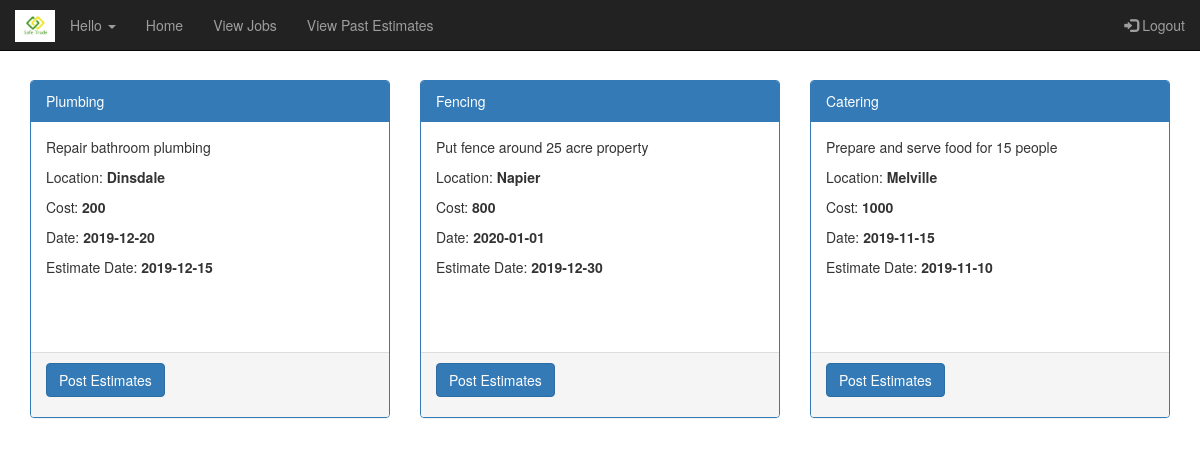
Page /viewJobs.php on the earlier database version.
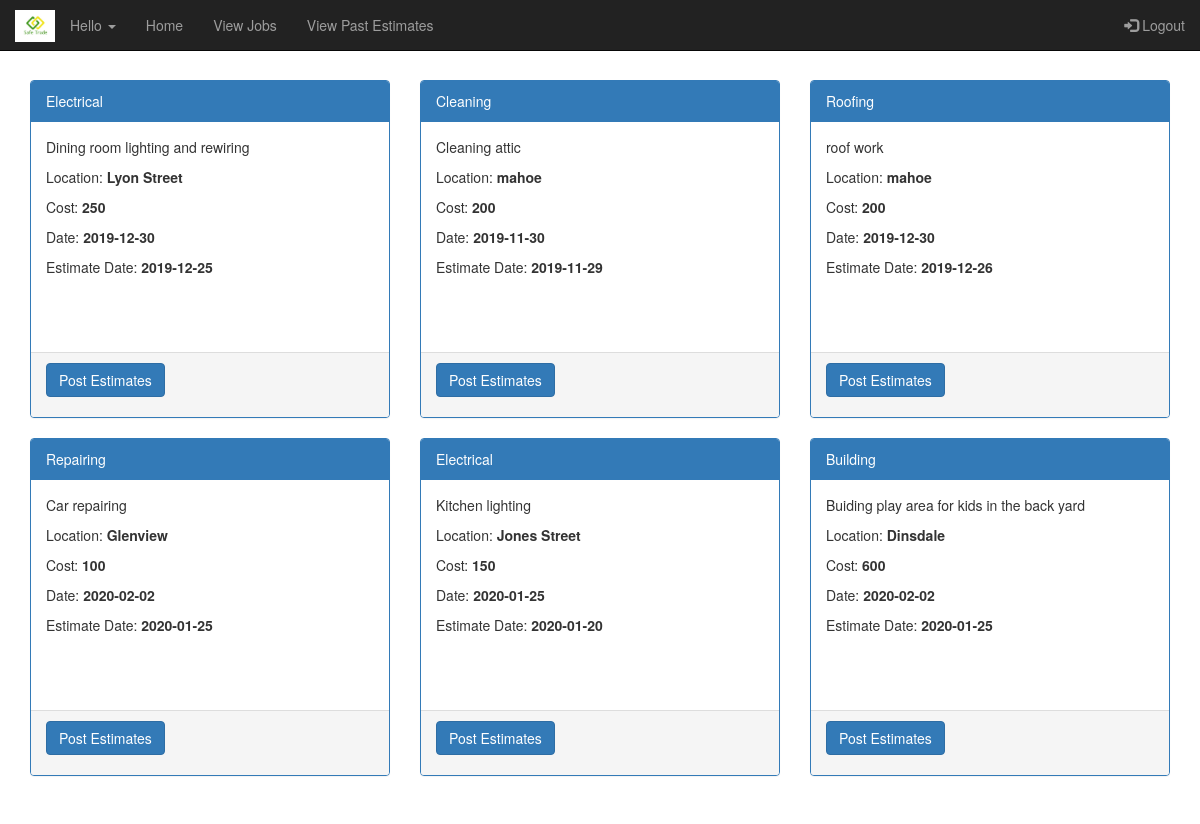
Same page on the later database version.
### tables this page shows
CREATE TABLE `jobdetails` (
  `JobId` int(11) NOT NULL,
  `UId` int(11) NOT NULL,
  `JobType` varchar(255) NOT NULL,
  `JobDescription` varchar(255) NOT NULL,
  `Location` varchar(50) NOT NULL,
  `CostRange` double NOT NULL,
  `ActiveDate` date NOT NULL,
  `EstimateDate` date NOT NULL,
  `IsClosed` int(11) NOT NULL,
  `IsEstimateAccepted` int(11) NOT NULL
);

### classes/Job.php (called while the page is built, shortened)
<?php
class Job{
  private $jdescription = "";
  private $jtype = "";
  private $cost = null;
  private $activedate = "";
  private $estimationdate = null;
  private $location = null;
  public function __construct($jid,$uid, $jtype,$jdescription,$location,   $cost, $activedate,$estimationdate,$isclosed){
    $this->jdescription = $jdescription;
    $this->jtype = $jtype;
    $this->cost = $cost;
    $this->activedate = $activedate;
    $this->estimationdate = $estimationdate;
    $this->location = $location;
  }
  public static function getAllTradesman($mysqli){
    $today=date('Y-m-d');
    $sql = sprintf("select * from jobdetails where IsClosed=0 and  IsEstimateAccepted=0 and ActiveDate>='%s'",$today);
    $result = $mysqli->query($sql);
    $jobs = false;
    if ($result){
           $jobs = new Collection();
      while($row = $result->fetch_assoc()){
        $job =  new Job($row['JobId'],$row['UId'], $row['JobType'], $row['JobDescription'], $row['Location'], $row['CostRange'], $row['ActiveDate'], $row['EstimateDate'],$row['IsClosed']);
        $jobs->Add($row['JobId'], $job);
      }
    }
    return $jobs;
  }
  public function getJobDescription(){
    return $this->jdescription;
  }
  public function getJobType(){
    return $this->jtype;
  }
  public function getLocation(){
    return $this->location;
  }
  public function getCost(){
    return $this->cost;
  }
  public function getActiveDate(){
    return $this->activedate;
  }
  public function getEstimateDate(){
    return $this->estimationdate;
  }
}
?>

### classes/Collection.php (called while the page is built, shortened)
<?php
class Collection {
    private $records = array();
    public function add($key, $record){
        $result = false;
        if ($key != null) {
            $this->records[$key] = $record;
            $result = true;
        }
        return $result;
    }
    public function getRecords(){
        return $this->records;
    }
}
?>

### viewJobs.php (the view, shortened to what this page needs)
<?php
require_once("headers.php");
$jobs = Job::getAllTradesman($mysqli);
require_once("footer.php");
?>
<div class="container">
<div class="row">
    <?php foreach($jobs->getRecords() as $id => $job){  ?>
<div class="col-sm-4">
      <div class="panel panel-primary">
        <div class="panel-heading"><?php echo $job->getJobType(); ?></div>
        <div class="panel-body" style="height:230px">
        <form method="post" action="addEstimate.php" enctype="application/x-www-form-urlencoded">
        <p><?php echo $job->getJobDescription(); ?></p>
        <p>Location: <b><?php echo $job->getLocation(); ?></b></p>
        <p>Cost: <b><?php echo $job->getCost(); ?></b></p>
        <p>Date: <b><?php echo $job->getActiveDate(); ?></b></p>
        <p>Estimate Date: <b><?php echo $job->getEstimateDate(); ?></b></p>
        </div>
        <div class="panel-footer pviewestimate">
            <p><input type="submit" class="btn btn-primary viewestimate" value="Post Estimates"></p>
        </div>
      </div>
    </div>
    <?php }; ?>
    </div>
</div>

Differences in the rows shown:
no longer on this page (row edited): jobdetails: JobType "Plumbing", JobDescription "Repair bathroom plumbing", Location "Dinsdale", CostRange "200", ActiveDate "2019-12-20", EstimateDate "2019-12-15"
no longer on this page (row edited): jobdetails: JobType "Fencing", JobDescription "Put fence around 25 acre property", Location "Napier", CostRange "800", ActiveDate "2020-01-01", EstimateDate "2019-12-30"
no longer on this page (row edited): jobdetails: JobType "Catering", JobDescription "Prepare and serve food for 15 people", Location "Melville", CostRange "1000", ActiveDate "2019-11-15", EstimateDate "2019-11-10"
now on this page (row edited): jobdetails: JobType "Electrical", JobDescription "Dining room lighting and rewiring", Location "Lyon Street", CostRange "250", ActiveDate "2019-12-30", EstimateDate "2019-12-25"
added jobdetails: JobType "Cleaning", JobDescription "Cleaning attic", Location "mahoe", CostRange "200", ActiveDate "2019-11-30", EstimateDate "2019-11-29"
added jobdetails: JobType "Roofing", JobDescription "roof work", Location "mahoe", CostRange "200", ActiveDate "2019-12-30", EstimateDate "2019-12-26"
added jobdetails: JobType "Repairing", JobDescription "Car repairing", Location "Glenview", CostRange "100", ActiveDate "2020-02-02", EstimateDate "2020-01-25"
added jobdetails: JobType "Electrical", JobDescription "Kitchen lighting", Location "Jones Street", CostRange "150", ActiveDate "2020-01-25", EstimateDate "2020-01-20"
added jobdetails: JobType "Building", JobDescription "Buiding play area for kids in the back yard", Location "Dinsdale", CostRange "600", ActiveDate "2020-02-02", EstimateDate "2020-01-25"
